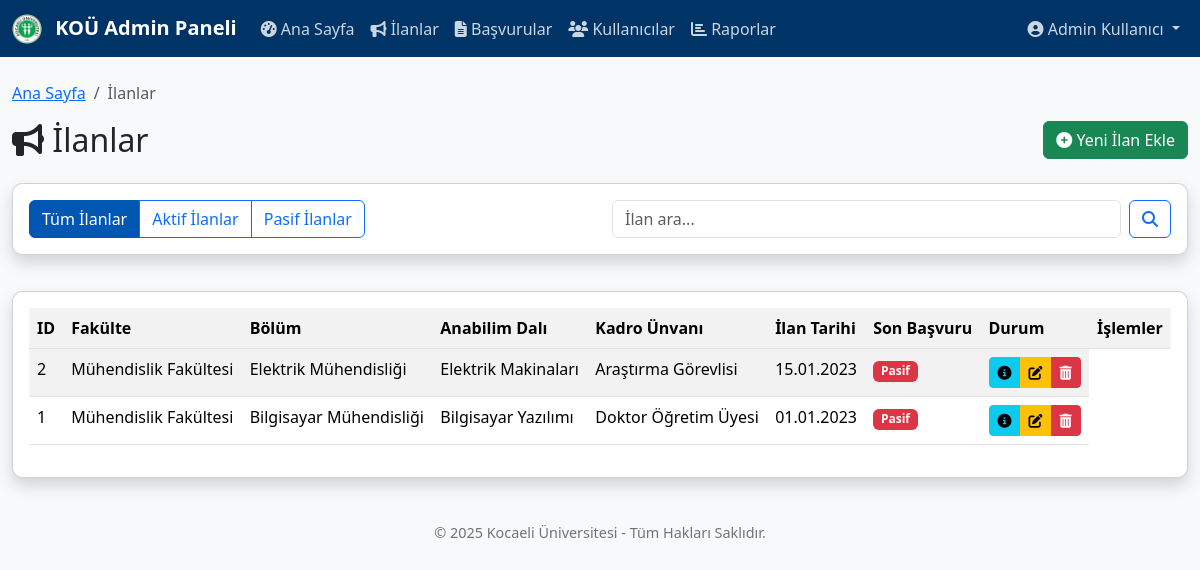
/admin/ilanlar.php (signed in), run on the app's committed database.
### tables this page shows
CREATE TABLE `ilanlar` (
  `id` int(11) NOT NULL AUTO_INCREMENT,
  `ilan_baslik` varchar(255) NOT NULL,
  `fakulte_birim` varchar(255) NOT NULL,
  `bolum` varchar(255) NOT NULL,
  `anabilim_dali` varchar(255) NOT NULL,
  `kadro_unvani` varchar(100) NOT NULL,
  `kadro_sayisi` int(11) NOT NULL DEFAULT 1,
  `ilan_aciklama` text DEFAULT NULL,
  `basvuru_kosullari` text DEFAULT NULL,
  `ozel_sartlar` text DEFAULT NULL,
  `ilan_baslangic_tarihi` date NOT NULL,
  `ilan_bitis_tarihi` date NOT NULL,
  `mulakat_tarihi` date DEFAULT NULL,
  `sonuc_tarihi` date DEFAULT NULL,
  `durum` enum('taslak','aktif','kapandi','iptal') NOT NULL DEFAULT 'aktif',
  `olusturan_id` int(11) NOT NULL,
  `olusturma_tarihi` datetime NOT NULL DEFAULT current_timestamp(),
  `guncelleyen_id` int(11) DEFAULT NULL,
  `guncelleme_tarihi` datetime DEFAULT NULL,
  PRIMARY KEY (`id`),
  KEY `olusturan_id` (`olusturan_id`),
  KEY `guncelleyen_id` (`guncelleyen_id`),
  CONSTRAINT `ilanlar_ibfk_1` FOREIGN KEY (`olusturan_id`) REFERENCES `kullanicilar` (`id`) ON DELETE CASCADE,
  CONSTRAINT `ilanlar_ibfk_2` FOREIGN KEY (`guncelleyen_id`) REFERENCES `kullanicilar` (`id`) ON DELETE SET NULL
);

### admin/ilanlar.php (the view, shortened to what this page needs)
<?php
include("../db_connection.php");
$where_clause = "";
$sql = "SELECT i.*, u.ad as ekleyen_ad, u.soyad as ekleyen_soyad
        FROM ilanlar i
        LEFT JOIN kullanicilar u ON i.olusturan_id = u.id
        $where_clause
        ORDER BY i.ilan_baslangic_tarihi DESC";
$result = mysqli_query($conn, $sql);
if (!$result) {
    $_SESSION['error'] = "İlanlar getirilirken bir hata oluştu: " . mysqli_error($conn);
    $ilanlar = [];
} else {
    $ilanlar = mysqli_fetch_all($result, MYSQLI_ASSOC);
}
?>
<!DOCTYPE html>
<html lang="tr">
<head>
    <link rel="stylesheet" href="https://cdn.jsdelivr.net/npm/bootstrap@5.3.2/dist/css/bootstrap.min.css">
    <link rel="stylesheet" href="https://cdnjs.cloudflare.com/ajax/libs/font-awesome/6.4.2/css/all.min.css">
    <link rel="stylesheet" href="../style.css">
</head>
<body>
    <?php include("navbar.php"); ?>
    <div class="container mt-4">
        <div class="row">
            <div class="col-md-12">
                <nav aria-label="breadcrumb">
                    <ol class="breadcrumb">
                        <li class="breadcrumb-item"><a href="dashboard.php">Ana Sayfa</a></li>
                        <li class="breadcrumb-item active" aria-current="page">İlanlar</li>
                    </ol>
                </nav>
            </div>
        </div>
        <div class="row mb-3">
            <div class="col-md-8">
                <h2><i class="fas fa-bullhorn"></i> İlanlar</h2>
            </div>
            <div class="col-md-4 text-end">
                <a href="ilan_ekle.php" class="btn btn-success">
                    <i class="fas fa-plus-circle"></i> Yeni İlan Ekle
                </a>
            </div>
        </div>
        <div class="row mb-3">
            <div class="col-md-12">
                <div class="card shadow">
                    <div class="card-body">
                        <div class="row">
                            <div class="col-md-6">
                                <div class="btn-group" role="group">
                                    <a href="ilanlar.php" class="btn <?php echo !isset($_GET['durum']) ? 'btn-primary' : 'btn-outline-primary'; ?>">
                                        Tüm İlanlar
                                    </a>
                                    <a href="ilanlar.php?durum=aktif" class="btn <?php echo (isset($_GET['durum']) && $_GET['durum'] == 'aktif') ? 'btn-primary' : 'btn-outline-primary'; ?>">
                                        Aktif İlanlar
                                    </a>
                                    <a href="ilanlar.php?durum=pasif" class="btn <?php echo (isset($_GET['durum']) && $_GET['durum'] == 'pasif') ? 'btn-primary' : 'btn-outline-primary'; ?>">
                                        Pasif İlanlar
                                    </a>
                                </div>
                            </div>
                            <div class="col-md-6">
                                <form action="ilanlar.php" method="get" class="d-flex">
                                    <input type="text" name="arama" class="form-control" placeholder="İlan ara..." value="<?php echo isset($_GET['arama']) ? $_GET['arama'] : ''; ?>">
                                    <button type="submit" class="btn btn-outline-primary ms-2">
                                        <i class="fas fa-search"></i>
                                    </button>
                                </form>
                            </div>
                        </div>
                    </div>
                </div>
            </div>
        </div>
        <div class="row">
            <div class="col-md-12">
                <div class="card shadow">
                    <div class="card-body">
                        <?php if (count($ilanlar) > 0): ?>
                            <div class="table-responsive">
                                <table class="table table-striped table-hover">
                                    <thead>
                                        <tr>
                                            <th>ID</th>
                                            <th>Fakülte</th>
                                            <th>Bölüm</th>
                                            <th>Anabilim Dalı</th>
                                            <th>Kadro Ünvanı</th>
                                            <th>İlan Tarihi</th>
                                            <th>Son Başvuru</th>
                                            <th>Durum</th>
                                            <th>İşlemler</th>
                                        </tr>
                                    </thead>
                                    <tbody>
                                        <?php foreach ($ilanlar as $ilan): ?>
                                            <tr>
                                                <td><?php echo $ilan['id']; ?></td>
                                                <td><?php echo $ilan['fakulte_birim']; ?></td>
                                                <td><?php echo $ilan['bolum']; ?></td>
                                                <td><?php echo $ilan['anabilim_dali']; ?></td>
                                                <td><?php echo $ilan['kadro_unvani']; ?></td>
                                                <td><?php echo date('d.m.Y', strtotime($ilan['ilan_baslangic_tarihi'])); ?></td>
                                                <td>
                                                    <?php if ($ilan['durum'] == 1 && strtotime($ilan['son_basvuru_tarihi']) >= strtotime(date('Y-m-d'))): ?>
                                                        <span class="badge bg-success">Aktif</span>
                                                    <?php else: ?>
                                                        <span class="badge bg-danger">Pasif</span>
                                                    <?php endif; ?>
                                                </td>
                                                <td>
                                                    <div class="btn-group">
                                                        <a href="ilan_detay.php?id=<?php echo $ilan['id']; ?>" class="btn btn-info btn-sm" title="Detay">
                                                            <i class="fas fa-info-circle"></i>
                                                        </a>
                                                        <a href="ilan_duzenle.php?id=<?php echo $ilan['id']; ?>" class="btn btn-warning btn-sm" title="Düzenle">
                                                            <i class="fas fa-edit"></i>
                                                        </a>
                                                        <a href="javascript:void(0);" onclick="ilanSil(<?php echo $ilan['id']; ?>)" class="btn btn-danger btn-sm" title="Sil">
                                                            <i class="fas fa-trash-alt"></i>
                                                        </a>
                                                    </div>
                                                </td>
                                            </tr>
                                        <?php endforeach; ?>
                                    </tbody>
                                </table>
                            </div>
                        <?php else: ?>
                            <div class="alert alert-warning">
                                <i class="fas fa-exclamation-triangle"></i> Kriterlere uygun ilan bulunamadı.
                            </div>
                        <?php endif; ?>
                    </div>
                </div>
            </div>
        </div>
    </div>
    <footer class="text-center mt-4 mb-4">
        <p>&copy; <?php echo date("Y"); ?> Kocaeli Üniversitesi - Tüm Hakları Saklıdır.</p>
    </footer>
</body>
</html>

### style.css (style rules this page uses)
body { background-color: #f8f9fa; font-family: "Segoe UI", Tahoma, Geneva, Verdana, sans-serif; }
.container { max-width: 1200px; }
.card { border-radius: 10px; overflow: hidden; margin-bottom: 20px; }
.btn-primary { background-color: #0056b3; border-color: #0056b3; }
footer { color: #6c757d; font-size: 0.9rem; }
.table th { background-color: #f2f2f2; }

### data on the page
ilanlar: id "2", fakulte_birim "Mühendislik Fakültesi", bolum "Elektrik Mühendisliği", anabilim_dali "Elektrik Makinaları", kadro_unvani "Araştırma Görevlisi", ilan_baslangic_tarihi "15.01.2023", durum "Pasif"
ilanlar: id "1", fakulte_birim "Mühendislik Fakültesi", bolum "Bilgisayar Mühendisliği", anabilim_dali "Bilgisayar Yazılımı", kadro_unvani "Doktor Öğretim Üyesi", ilan_baslangic_tarihi "01.01.2023", durum "Pasif"

### other printed values
$_SESSION['name'] "Admin Kullanıcı"
